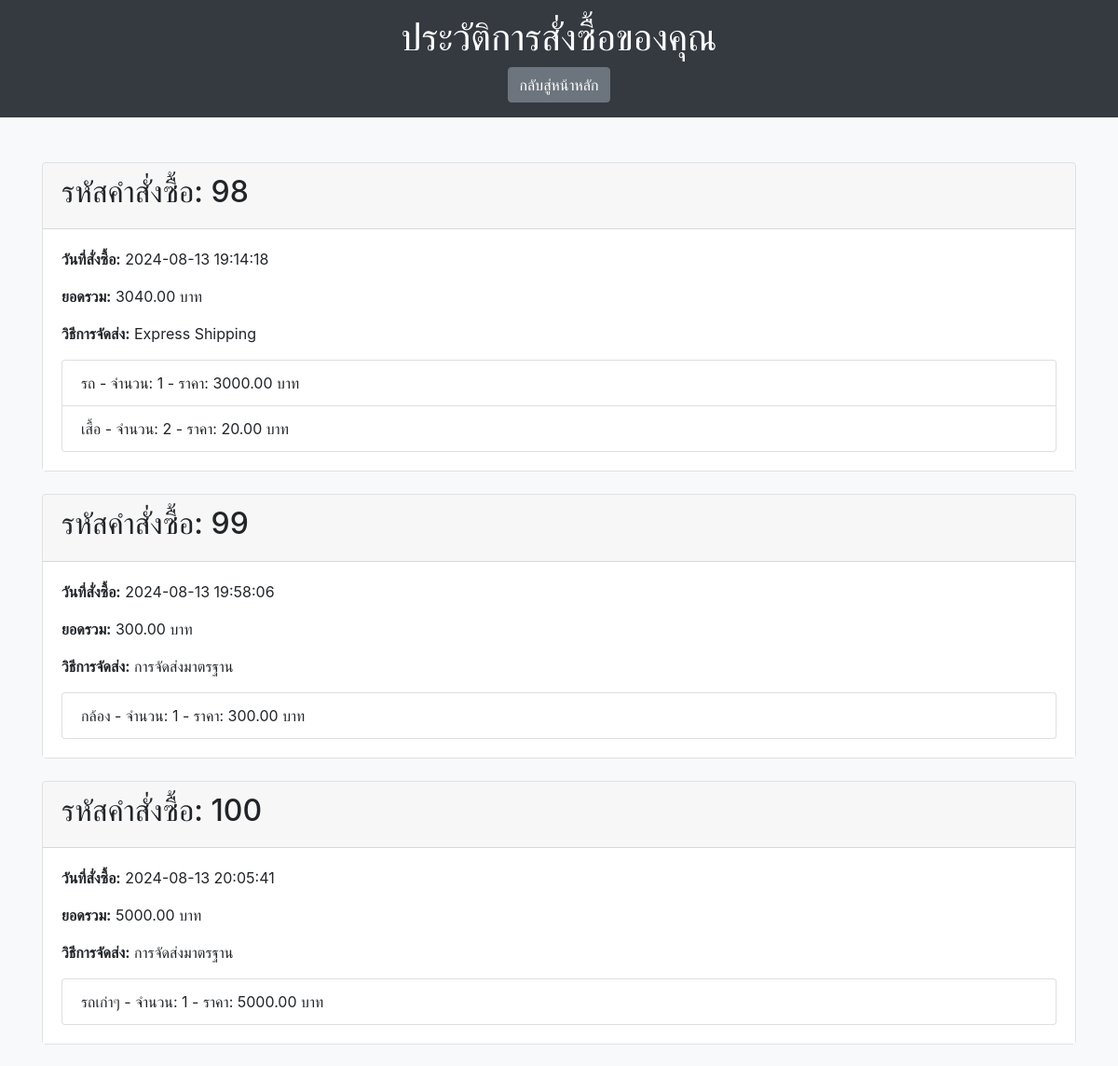
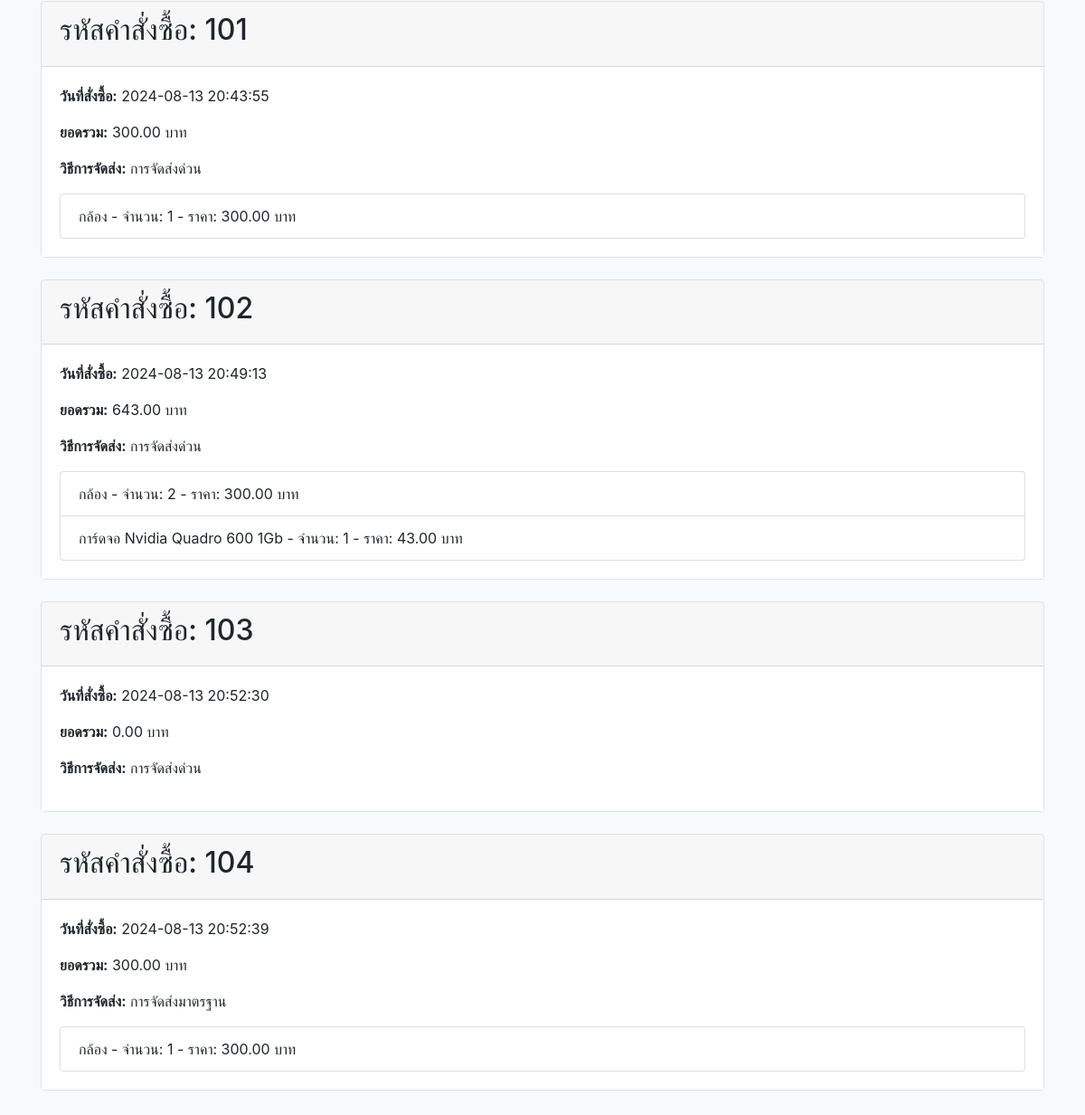
/Secondhand_web_withBootstrapCSS/products/order_history.php (signed in), run on the app's committed database (2 pictures, top to bottom).
### tables this page shows
CREATE TABLE `orders` (
  `id` int(11) NOT NULL,
  `user_id` int(11) DEFAULT NULL,
  `total_amount` decimal(10,2) DEFAULT NULL,
  `order_date` datetime DEFAULT NULL,
  `shipping_method` varchar(255) NOT NULL
);

CREATE TABLE `order_items` (
  `id` int(11) NOT NULL,
  `order_id` int(11) NOT NULL,
  `product_id` int(11) NOT NULL,
  `quantity` int(11) NOT NULL
);

CREATE TABLE `products` (
  `id` int(11) NOT NULL,
  `name` varchar(100) NOT NULL,
  `description` text DEFAULT NULL,
  `price` decimal(10,2) NOT NULL,
  `image_url` varchar(255) DEFAULT NULL,
  `seller_id` int(11) DEFAULT NULL
);

### Secondhand_web_withBootstrapCSS/products/order_history.php (the view, shortened to what this page needs)
<?php
include '../database/db.php';
$user_id = $_SESSION['user_id'];
$sql = "SELECT * FROM orders WHERE user_id = ?";
$stmt = $conn->prepare($sql);
$stmt->bind_param("i", $user_id);
$stmt->execute();
$result = $stmt->get_result();
?>
<!DOCTYPE html>
<html lang="th">
<head>
    <link href="https://stackpath.bootstrapcdn.com/bootstrap/4.5.2/css/bootstrap.min.css" rel="stylesheet">
    <link rel="stylesheet" href="../styles.css">
</head>
<body>
    <header class="bg-dark text-white text-center py-3">
        <h1>ประวัติการสั่งซื้อของคุณ</h1>
        <a href="../index.php" class="btn btn-secondary">กลับสู่หน้าหลัก</a>
    </header>
    <main class="container my-5">
        <?php if ($result->num_rows > 0): ?>
            <?php while($order = $result->fetch_assoc()): ?>
                <div class="card mb-4">
                    <div class="card-header">
                        <h2>รหัสคำสั่งซื้อ: <?php echo htmlspecialchars($order['id']); ?></h2>
                    </div>
                    <div class="card-body">
    <p><strong>วันที่สั่งซื้อ:</strong> <?php echo htmlspecialchars($order['order_date']); ?></p>
    <p><strong>ยอดรวม:</strong> <?php echo htmlspecialchars($order['total_amount']); ?> บาท</p>
    <p><strong>วิธีการจัดส่ง:</strong> <?php echo htmlspecialchars($order['shipping_method']); ?></p>
    <?php
    $order_id = $order['id'];
    $sql_items = "SELECT products.name, order_items.quantity, products.price, orders.shipping_method
                  FROM order_items
                  JOIN products ON order_items.product_id = products.id
                  JOIN orders ON order_items.order_id = orders.id
                  WHERE order_items.order_id = ?";
    $stmt_items = $conn->prepare($sql_items);
    $stmt_items->bind_param("i", $order_id);
    $stmt_items->execute();
    $result_items = $stmt_items->get_result();
    ?>
    <ul class="list-group">
        <?php while($item = $result_items->fetch_assoc()): ?>
            <li class="list-group-item">
                <?php echo htmlspecialchars($item['name']); ?>
                - จำนวน: <?php echo htmlspecialchars($item['quantity']); ?>
                - ราคา: <?php echo htmlspecialchars($item['price']); ?> บาท
            </li>
        <?php endwhile; ?>
    </ul>
</div>
                </div>
            <?php endwhile; ?>
        <?php else: ?>
            <p class="alert alert-warning">คุณยังไม่มีคำสั่งซื้อ</p>
        <?php endif; ?>
    </main>
</body>
</html>

### data on the page
orders: id "98", order_date "2024-08-13 19:14:18", total_amount "3040.00", shipping_method "Express Shipping"
order_items: product.name "รถ", quantity "1", product.price "3000.00"
order_items: product.name "เสื้อ", quantity "2", product.price "20.00"
orders: id "99", order_date "2024-08-13 19:58:06", total_amount "300.00", shipping_method "การจัดส่งมาตรฐาน"
order_items: product.name "กล้อง", quantity "1", product.price "300.00"
orders: id "100", order_date "2024-08-13 20:05:41", total_amount "5000.00", shipping_method "การจัดส่งมาตรฐาน"
order_items: product.name "รถเก่าๆ", quantity "1", product.price "5000.00"
orders: id "101", order_date "2024-08-13 20:43:55", total_amount "300.00", shipping_method "การจัดส่งด่วน"
order_items: product.name "กล้อง", quantity "1", product.price "300.00"
orders: id "102", order_date "2024-08-13 20:49:13", total_amount "643.00", shipping_method "การจัดส่งด่วน"
order_items: product.name "กล้อง", quantity "2", product.price "300.00"
order_items: product.name "การ์ดจอ Nvidia Quadro 600 1Gb", quantity "1", product.price "43.00"
orders: id "103", order_date "2024-08-13 20:52:30", total_amount "0.00", shipping_method "การจัดส่งด่วน"
orders: id "104", order_date "2024-08-13 20:52:39", total_amount "300.00", shipping_method "การจัดส่งมาตรฐาน"
order_items: product.name "กล้อง", quantity "1", product.price "300.00"
